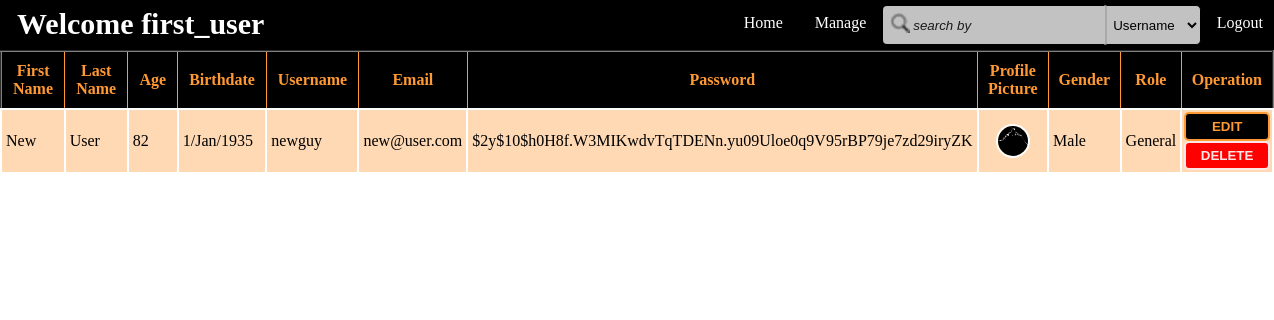
The page /admin/user.php (signed in) on the database its author committed.
### tables this page shows
CREATE TABLE `users` (
  `user_id` int(11) NOT NULL,
  `fname` varchar(80) DEFAULT NULL,
  `lname` varchar(80) DEFAULT NULL,
  `age` int(11) DEFAULT NULL,
  `bdate` varchar(11) DEFAULT NULL,
  `username` varchar(120) DEFAULT NULL,
  `email` varchar(50) DEFAULT NULL,
  `password` varchar(100) DEFAULT NULL,
  `pro_pic` varchar(180) DEFAULT NULL,
  `gender` varchar(20) DEFAULT NULL,
  `role` int(11) DEFAULT NULL,
  `del` tinyint(1) DEFAULT '0'
);

CREATE TABLE `user_role` (
  `role_id` int(11) NOT NULL,
  `role_name` varchar(50) DEFAULT NULL
);

### Controllers/login_controller.php (called while the page is built, shortened)
<?php
require_once(get_include_path()."\Projects\aiub project\Models\UserModel.php");
class Login{
    protected $user = NULL;
    function Login()
    {
        $this->user = new UserModel();
        if(isset($_SESSION['logged_in']))
        {
        	$this->logged = $_SESSION["logged_in"];
            $this->role = $_SESSION["role"];
            $this->user->setUsername($_SESSION["username"]);
            $this->user->setUserId($_SESSION["user_id"]);
        }
    }
    function getUsername()
    {
        return $this->user->getUsername();
    }
}
 ?>

### Controllers/AdminController.php (called while the page is built, shortened)
<?php
require_once(get_include_path()."\Projects\aiub project\Models\UserModel.php");
require_once(get_include_path()."\Projects\aiub project\Controllers\login_controller.php");
class AdminController extends Login{
	function isLogged()
	{
		if($this->role == 1 && $this->logged)
			return true;
		else
			return false;
	}
	function getRoleName($role)
	{
		return $this->user->getRoleName($role);
	}
	function getAllUsersExcept($id)
	{
		return $this->user->getAllUsersExcept($id);
	}
}
?>

### Models/UserModel.php (called while the page is built, shortened)
<?php
require_once('Models.php');
class UserModel extends Models{
    private $username = "";
    function UserModel( $username = "" ,  $userid = 0, $fname = "", $lname = "", $age = 0, $bdate = "", $email = "", $password = "", $pro_pic = NULL, $gender = "")
    {
        $this->username = $username;
    }
    function setUsername($username)
    {
        $this->username = $username;
    }
    function getUsername()
    {
        return $this->username;
    }
    function getAllUsersExcept($id)
    {
        $result = $this->executeQuery("select * from users where del = false and user_id != $id");
        if($result)
            return $result;
        else
            return false;
    }
    function getRoleName($role)
    {
        $role_name = $this->executeQuery("select role_name from user_role where role_id = $role");
        $role_name = $role_name->fetch_assoc();
        $role_name = $role_name["role_name"];
        return $role_name;
    }
}
 ?>

### Models/Models.php (called while the page is built, shortened)
<?php
class Models{
    public $server;
    public $user;
    public $pass;
    public $db;
    protected $conn;
    function Models($server = "localhost:3306" , $user = "root" , $pass ="" , $db = "is_that_crime")
    {
        $this->server = $server;
        $this->user = $user;
        $this->pass = $pass;
        $this->db = $db;
    }
    private function openConnection()
    {
        $this->conn = new mysqli($this->server , $this->user , $this->pass , $this->db);
        if($this->conn->connect_error)
        {
            $this->errorMessage($this->conn->connect_error);
            return false;
        }
        else
            return true;
    }
    function executeQuery($query)
    {
        if($this->openConnection())
        {
            if($this->result = $this->conn->query($query))
            {
                if($this->result->num_rows > 0)
                {
                    return $this->result;
                }
                else
                {
                    $this->closeConnection();
                    return false;
                }
            }
            else
            {
                $this->errorMessage($this->conn->error);
                return false;
            }
        }
        else
        {
            $this->errorMessage($this->conn->error);
            return false;
        }
    }
}
?>

### admin/user.php (the view, shortened to what this page needs)
<html>
<head>
    <link rel="stylesheet" type="text/css" href="http://localhost:<?php echo  $_SERVER["SERVER_PORT"];?>/Projects/aiub%20project/css/admin_user_style.css">
    <link rel="stylesheet" type="text/css" href="http://localhost:<?php echo  $_SERVER["SERVER_PORT"];?>/Projects/aiub%20project/css/admin_navigation.css">
    <?php
    require_once(get_include_path()."\Projects\aiub project\Controllers\AdminController.php");
    $admincontrol = new AdminController();
    ?>
</head>
<body>
<div>
    <navigation>
        <ul>
            <?php
                if($admincontrol->isLogged())
                {
                    echo "<li><b class = \"navigationb\">Welcome ". $admincontrol->getUsername(). "</b></li>";
                    echo "<li class=\"right-li\"><a href = 'http://localhost:{$_SERVER["SERVER_PORT"]}/Projects/aiub project/Views/action/logout.php'>Logout</a></li>";
                }
                else
                {
                    echo "<li><b class = \"navigationb\">Hello World</b></li>";
                    echo "<li class=\"right-li\"><a href = 'login.php'>Login</a></li>";
                }
            ?>
            <div id = "right-content">
            <input type="text" name="serach" id = "searchbox" placeholder="search by">
            <select name="by" id = "searchby">
                    <option value = "username"> Username </option>
            </select>
        </div>
            <li class="dropdown right-li">
                <a href="#" class="dropbtn">Manage</a>
            </li>
            <?php
                echo "<li class = \"right-li\"><a href = 'http://localhost:{$_SERVER["SERVER_PORT"]}/Projects/aiub project/index.php'>Home</a></li>";
            ?>
        </ul>
    </navigation>
    <article>
    <div>
    <?php
        $users = $admincontrol->getAllUsersExcept($_SESSION["user_id"]);
        echo "<table border = '2'>";
        echo "<tr>
            <th>First Name</th>
            <th>Last Name</th>
            <th>Age</th>
            <th>Birthdate</th>
            <th>Username</th>
            <th>Email</th>
            <th>Password</th>
            <th>Profile Picture</th>
            <th>Gender</th>
            <th>Role</th>
            <th>Operation</th>
         </tr>";
    if($users)
    {
        while($user = $users->fetch_assoc())
    	{
            echo "<tr id='{$user['user_id']}' class='users'>
                    <td class='fname'>{$user['fname']}</td>
                    <td class='lname'>{$user['lname']}</td>
                    <td class='abelow aabove'>{$user['age']}</td>
                    <td>{$user['bdate']}</td>
                    <td id='td-username' class='username'>{$user['username']}</td>
                    <td id='td-email' class='email'>{$user['email']}</td>
                    <td id='td-password'>{$user['password']}</td>
                    <td id='td-pictures'><img class='circled_pro_pic' style='width:30px;height:30px;' src='{$user['pro_pic']}' onerror='return setDefaultPP(this)'/></td>
                    <td class='gender'>{$user['gender']}</td>
                    <td class='role'>{$admincontrol->getRoleName($user['role'])}</td>
                    <td id='operation'><a href = 'user_edit.php?user_id={$user['user_id']}'><button id='edit-button'>EDIT</button></a><button id='delete-button' onclick='rmvUser({$user['user_id']})'>DELETE</button></td>
                 </tr>";
    	}
    }
	echo "</table>";
   ?>
</div>
</article>
</div>
</body>
</html>

### css/admin_user_style.css (style rules this page uses)
table { width: 100%; border-collapse: collapse; }
tr:nth-child(odd) { background-color:#ffe6cc; }
tr:nth-child(even) { background-color: #ffd9b3; }
body { margin:0px; padding: 0px; }
th { width:20%; border:2px 1px 0px 1px; border-color:#ff9933; border-style:solid; background-color: black; padding:10px; color:#ff9933; text-align: center; }
td { width:20%; border:2px solid white; padding:8px 4px 8px 4px; text-align:left; text-transform: capitalize; }
#td-pictures { text-transform: none; text-align: center; }
#td-password { text-transform: none; }
#td-email { text-transform: none; }
#td-username { text-transform: none; }
#operation { text-align: center; padding:2px; }
#edit-button { width:100%; height:100%; padding:5px; background-color: black; border:2px solid #ff9933; border-radius: 5px; color:#ff9933; font-weight: bold; }
#delete-button { width:100%; height:100%; padding:5px; background-color:#ff0000; border:2px solid #ffe6e6; border-radius: 5px; color:#ffe6e6; font-weight: bold; }
.circled_pro_pic { border:2px solid white; border-radius:50px; width:40px; height:40px; }
#right-content { background-color:transparent; width:25%; height:auto; padding:5px 0px 5px 0px; float:right; }
#searchby { width:30%; height:5%; background-color:#c2c2c2 ; color: black; border: 1px solid black; border-left:2px solid darkgrey; border-radius: 5px; border-top-left-radius:0px; border-bottom-left-radius:0px; padding:5px 2px 5px 2px; float:; cursor:pointer; box-sizing: border-box; }
#searchbox { background: url(../img/search_icon.png) no-repeat scroll 7px 7px; width:70%; height:5%; background-color:#c2c2c2 ; color: black; border: 1px solid black; border-right-color: transparent; border-radius: 5px; border-top-right-radius:0px; border-bottom-right-radius:0px; padding:5px 10px 5px 30px; margin:0px 0px 0px 0px; float:left; box-sizing: border-box; }
::placeholder { color:#1a1a1a; font-style: italic; }

### css/admin_navigation.css (style rules this page uses)
body { margin:0; padding:0; }
ul { list-style-type: none; margin: 0; padding:0px 0px 0px 5px; overflow: hidden; background-color:black; opacity:; top: 0px; width: 100%; }
.navigationb { color: white; font-size:30px; border:2px solid transparent; padding:5px 0px 0px 10px; float:left; }
li { float: left; }
.right-li { float:right; display: inline-block; }
li a, .dropbtn { display: inline-block; color: white; text-align: center; padding: 14px 16px; text-decoration: none; }
li.dropdown { display: inline-block; }

### rows shown on the page
users: fname "New", lname "User", age "82", bdate "1/Jan/1935", username "newguy", email "new@user.com", password "$2y$10$h0H8f.W3MIKwdvTqTDENn.yu09Uloe0q9V95rBP79je7zd29iryZK", pro_pic (picture), gender "Male", role.role_name "General"

### other values the page prints
$admincontrol->getUsername() "first_user"
